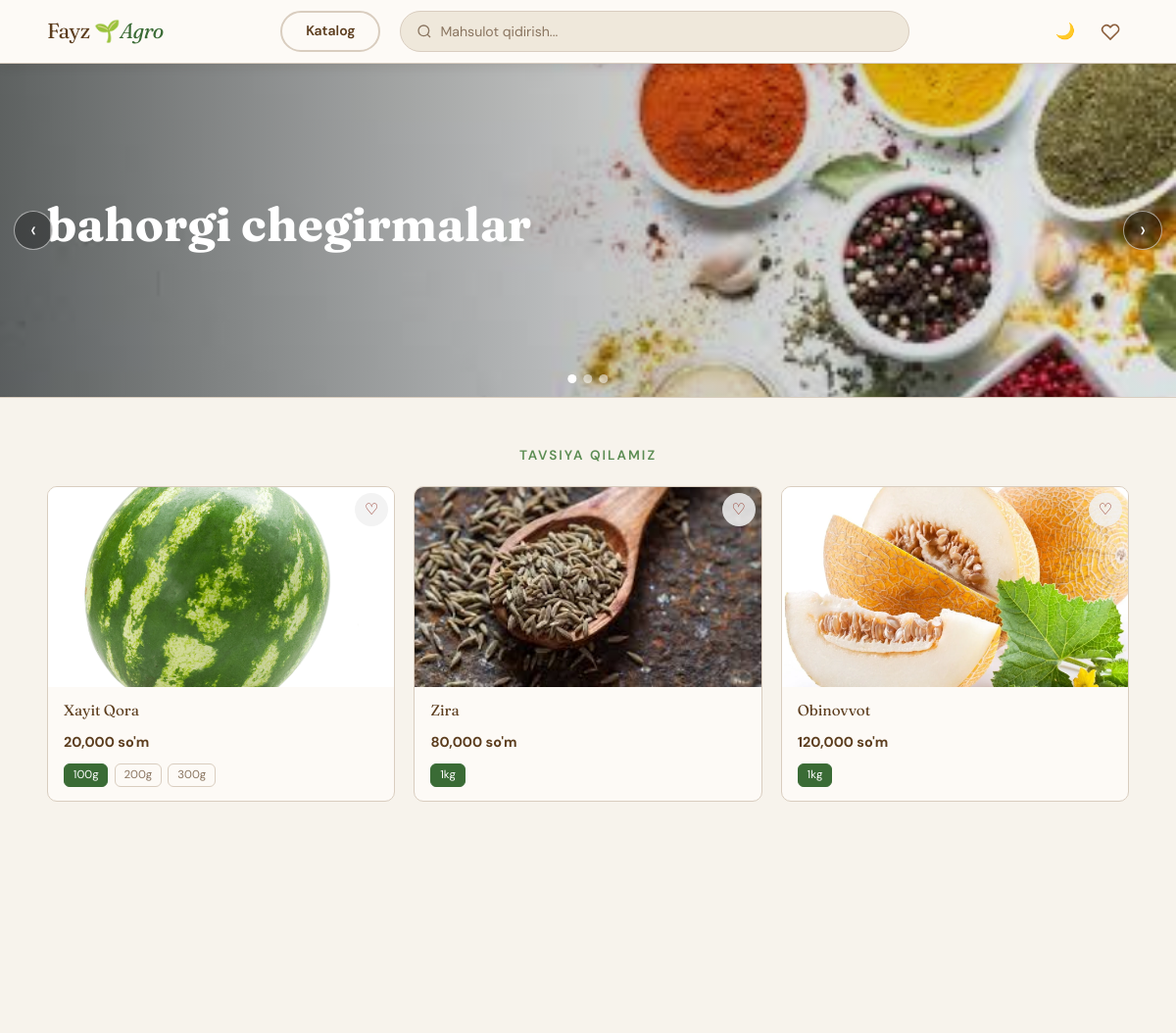
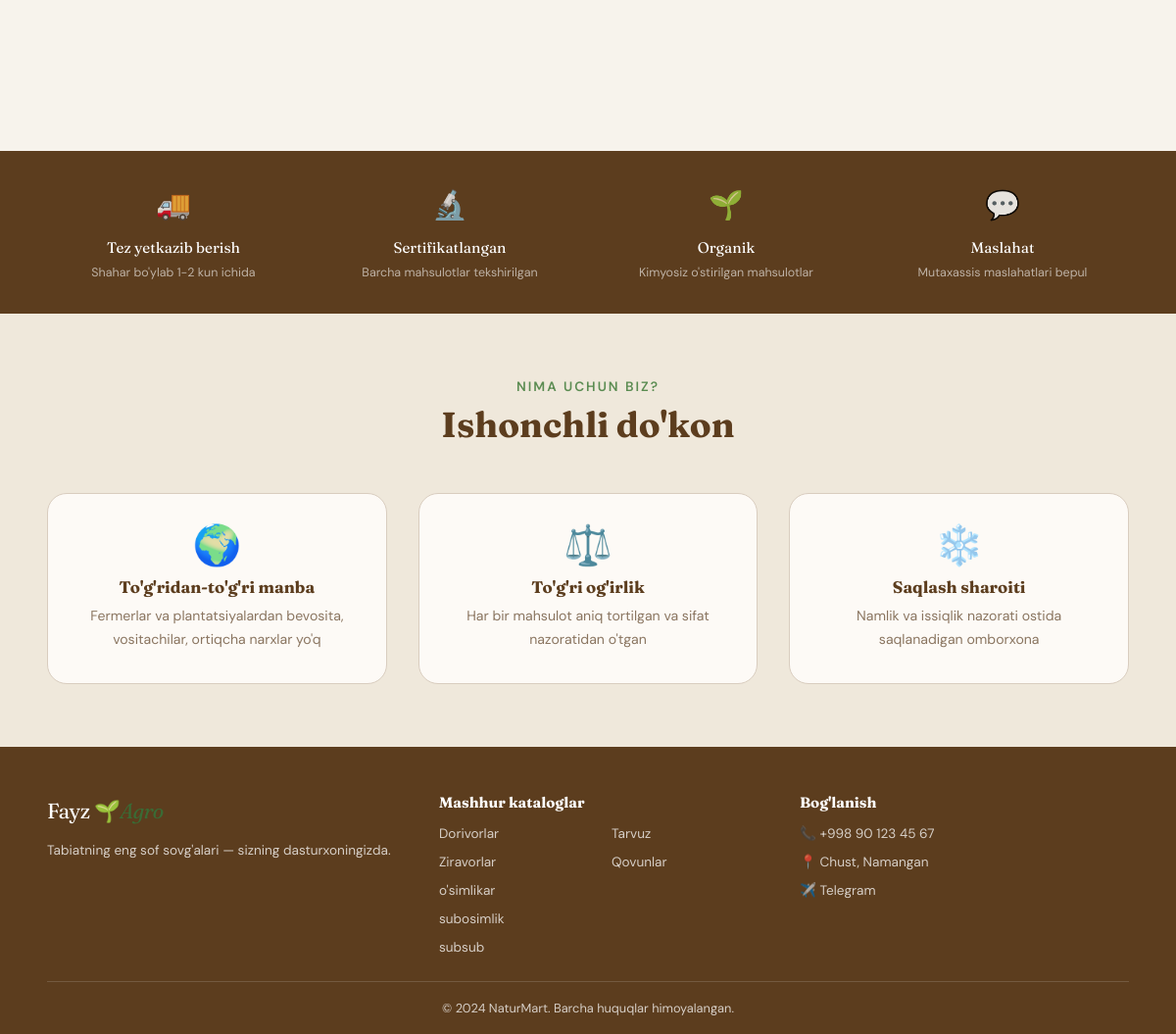
The page / on the database its author committed (2 pictures, top to bottom).
### tables this page shows
CREATE TABLE banners (
                id INTEGER PRIMARY KEY AUTOINCREMENT,
                title TEXT NOT NULL,
                subtitle TEXT,
                image_path TEXT NOT NULL,
                button_text TEXT,
                button_link TEXT,
                sort_order INTEGER DEFAULT 0,
                is_active INTEGER DEFAULT 1,
                created_at TEXT DEFAULT (datetime('now'))
            , collection_id INTEGER);

CREATE TABLE product_images (
                id INTEGER PRIMARY KEY AUTOINCREMENT,
                product_id INTEGER NOT NULL,
                image_path TEXT NOT NULL,
                is_primary INTEGER DEFAULT 0,
                order_index INTEGER DEFAULT 0,
                FOREIGN KEY (product_id) REFERENCES product(id) ON DELETE CASCADE
            );

CREATE TABLE product (
                id INTEGER PRIMARY KEY AUTOINCREMENT,
                name TEXT NOT NULL,
                slug TEXT UNIQUE NOT NULL,
                category_id INTEGER,
                description TEXT,
                origin TEXT,
                benefits TEXT,
                usage_tips TEXT,
                price REAL NOT NULL DEFAULT 0,
                old_price REAL,
                image TEXT,
                is_featured INTEGER DEFAULT 0,
                is_active INTEGER DEFAULT 1,
                is_organic INTEGER DEFAULT 0,
                stock INTEGER DEFAULT 100,
                created_at TEXT DEFAULT (datetime('now')), unit_type TEXT DEFAULT 'dona', min_amount REAL DEFAULT 1, view_count INTEGER DEFAULT 0, cart_add_count INTEGER DEFAULT 0,
                FOREIGN KEY (category_id) REFERENCES category(id) ON DELETE SET NULL
            );

CREATE TABLE product_variants (
                id INTEGER PRIMARY KEY AUTOINCREMENT,
                product_id INTEGER NOT NULL,
                label TEXT NOT NULL,
                price REAL NOT NULL, old_price REAL, stock INTEGER DEFAULT 100, min_amount REAL DEFAULT 1, promo_end_date TEXT, promo_start_at TEXT, promo_end_at TEXT, scheduled_price REAL,
                FOREIGN KEY (product_id) REFERENCES product(id) ON DELETE CASCADE
            );

CREATE TABLE category (
                id INTEGER PRIMARY KEY AUTOINCREMENT,
                name TEXT NOT NULL,
                slug TEXT UNIQUE NOT NULL,
                icon TEXT DEFAULT '🌿',
                type TEXT DEFAULT 'ziravod',
                description TEXT,
                sort_order INTEGER DEFAULT 0
            , parent_id INTEGER, is_type INTEGER DEFAULT 0);

CREATE TABLE site_settings (
                key TEXT PRIMARY KEY,
                value TEXT NOT NULL DEFAULT ''
            );

### app/routes/main.py (the view)
@main.route('/')
def index():
    db = get_db()
    banners = db.execute(
        'SELECT b.*, c.slug as collection_slug FROM banners b '
        'LEFT JOIN collections c ON c.id=b.collection_id '
        'WHERE b.is_active=1 ORDER BY b.sort_order, b.id DESC'
    ).fetchall()
    featured = db.execute(
        'SELECT p.*, c.name as cat_name, c.icon as cat_icon FROM product p '
        'LEFT JOIN category c ON c.id=p.category_id '
        'WHERE p.is_active=1 AND COALESCE(p.is_featured, 0)=1 '
        'ORDER BY COALESCE(p.cart_add_count, 0) DESC, COALESCE(p.view_count, 0) DESC, p.id DESC LIMIT 8'
    ).fetchall()
    featured_with_variants = []
    for p in featured:
        variants = db.execute('SELECT * FROM product_variants WHERE product_id=? ORDER BY id', (p['id'],)).fetchall()
        primary_img = db.execute('SELECT image_path FROM product_images WHERE product_id=? ORDER BY is_primary DESC, order_index, id LIMIT 1', (p['id'],)).fetchone()
        row = dict(p)
        row['variants'] = [dict(v) for v in variants]
        row['primary_image'] = primary_img['image_path'] if primary_img else row['image']
        featured_with_variants.append(row)
    new_arrivals = db.execute(
        'SELECT p.*, c.name as cat_name FROM product p LEFT JOIN category c ON c.id=p.category_id '
        'WHERE p.is_active=1 ORDER BY p.created_at DESC LIMIT 4'
    ).fetchall()
    return render_template('index.html',
        banners=banners,
        featured=featured_with_variants,
        new_arrivals=new_arrivals
    )

### app/__init__.py (called while the page is built)
def get_db():
    if 'db' not in g:
        g.db = sqlite3.connect(DATABASE, detect_types=sqlite3.PARSE_DECLTYPES)
        g.db.row_factory = sqlite3.Row
        g.db.execute('PRAGMA foreign_keys = ON')
    return g.db

### app/templates/index.html (shortened to what this page needs)
{% extends 'base.html' %}
{% block content %}
{% if banners %}
<section class="home-banner" id="homeBanner">
  <div class="home-banner-track" id="homeBannerTrack">
    {% for b in banners %}
    {% set link = (url_for('main.catalog', collection=b['collection_slug']) if b['collection_slug'] else (b['button_link'] if b['button_link'] else url_for('main.catalog'))) %}
    {% set is_external = link.startswith('http://') or link.startswith('https://') %}
    <a href="{{ link }}"
       class="home-banner-slide{% if loop.first %} active{% endif %}"
       {% if is_external %}target="_blank" rel="noopener"{% endif %}>
      <img src="{{ url_for('static', filename='img/banners/' + b['image_path']) }}" alt="{{ b['title'] }}" class="home-banner-image">
      <div class="home-banner-overlay"></div>
      <div class="home-banner-content container">
        <h2 class="home-banner-title">{{ b['title'] }}</h2>
      </div>
    </a>
    {% endfor %}
  </div>
  {% if banners|length > 1 %}
  <button class="home-banner-nav home-banner-prev" type="button" data-banner-action="prev" aria-label="Oldingi banner">‹</button>
  <button class="home-banner-nav home-banner-next" type="button" data-banner-action="next" aria-label="Keyingi banner">›</button>
  <div class="home-banner-dots">
    {% for _ in banners %}
    <button type="button" class="home-banner-dot{% if loop.first %} active{% endif %}" data-banner-dot="{{ loop.index0 }}" aria-label="Banner {{ loop.index }}"></button>
    {% endfor %}
  </div>
  {% endif %}
</section>
{% endif %}
{% if featured %}
<section class="section">
  <div class="section-header" style="display:flex; justify-content:center">
    <div class="sec-tag">Tavsiya qilamiz</div>
  </div>
  <div class="products-grid">
    {% for p in featured %}
    {% set first_variant = p['variants'][0] if p['variants'] else None %}
    {% set initial_price = first_variant['price'] if first_variant else p['price'] %}
    {% set initial_old = (first_variant['old_price'] if first_variant and first_variant['old_price'] else p['old_price']) %}
    {% set initial_key = (p['id'] ~ '') %}
    <div class="pcard reveal">
      <a href="{{ url_for('main.product_detail', slug=p['slug']) }}" class="pcard-link">
        <div class="pcard-img">
          {% if p.get('primary_image') or p['image'] %}
          <img src="{{ url_for('static', filename='img/products/'+(p.get('primary_image') or p['image'])) }}" alt="{{ p['name'] }}">
          {% else %}{{ p['cat_icon'] or '🌿' }}{% endif %}
        </div>
        <div class="pcard-body">
          <div class="pcard-name">{{ p['name'] }}</div>
        </div>
      </a>
      <button class="pcard-favorite favorite-btn{% if initial_key in favorite_keys %} active{% endif %}"
              type="button"
              onclick="addToFavorites({{ p['id'] }}, null, this)"
              aria-label="{% if initial_key in favorite_keys %}Sevimlida{% else %}Sevimliga qo'shish{% endif %}">
        {% if initial_key in favorite_keys %}❤{% else %}♡{% endif %}
      </button>
      <div class="pcard-bottom">
        <div class="pcard-price" id="price-{{ p['id'] }}">{{ "{:,.0f}".format(initial_price) }} so'm</div>
        {% if p['variants'] %}
        <div class="pcard-variants">
          {% for v in p['variants'] %}
          <button class="pcard-vbtn{% if loop.first %} active{% endif %}"
                  data-price="{{ v['price'] }}"
                  data-pid="{{ p['id'] }}"
                  data-vid="{{ v['id'] }}"
                  data-old-price="{{ v['old_price'] if v['old_price'] else (p['old_price'] if p['old_price'] else '') }}"
                  onclick="selectVariant(this)">{{ v['label'] }}</button>
          {% endfor %}
        </div>
        {% endif %}
      </div>
    </div>
    {% endfor %}
  </div>
</section>
{% endif %}
<div class="features-bar">
  <div class="features-inner">
    <div class="feat-item"><div class="feat-icon">🚚</div><div class="feat-title">Tez yetkazib berish</div><div class="feat-desc">Shahar bo'ylab 1-2 kun ichida</div></div>
    <div class="feat-item"><div class="feat-icon">🔬</div><div class="feat-title">Sertifikatlangan</div><div class="feat-desc">Barcha mahsulotlar tekshirilgan</div></div>
    <div class="feat-item"><div class="feat-icon">🌱</div><div class="feat-title">Organik</div><div class="feat-desc">Kimyosiz o'stirilgan mahsulotlar</div></div>
    <div class="feat-item"><div class="feat-icon">💬</div><div class="feat-title">Maslahat</div><div class="feat-desc">Mutaxassis maslahatlari bepul</div></div>
  </div>
</div>
<section class="why-section">
  <div class="container">
    <div class="why-heading">
      <div class="sec-tag">Nima uchun biz?</div>
      <h2 class="sec-title">Ishonchli do'kon</h2>
    </div>
    <div class="why-grid">
      <div class="why-card">
        <div class="why-card-icon">🌍</div>
        <h3 class="why-card-title">To'g'ridan-to'g'ri manba</h3>
        <p class="why-card-text">Fermerlar va plantatsiyalardan bevosita, vositachilar, ortiqcha narxlar yo'q</p>
      </div>
      <div class="why-card">
        <div class="why-card-icon">⚖️</div>
        <h3 class="why-card-title">To'g'ri og'irlik</h3>
        <p class="why-card-text">Har bir mahsulot aniq tortilgan va sifat nazoratidan o'tgan</p>
      </div>
      <div class="why-card">
        <div class="why-card-icon">❄️</div>
        <h3 class="why-card-title">Saqlash sharoiti</h3>
        <p class="why-card-text">Namlik va issiqlik nazorati ostida saqlanadigan omborxona</p>
      </div>
    </div>
  </div>
</section>
{% endblock %}

### app/templates/base.html (shortened to what this page needs)
<!DOCTYPE html>
<html lang="uz">
<head>
<link rel="stylesheet" href="{{ url_for('static', filename='css/main.css') }}">
</head>
<body>
<nav class="navbar">
  <div class="nav-inner">
    <a href="{{ url_for('main.index') }}" class="logo">
      <span class="logo-text">Fayz 🌱<em>Agro</em></span>
    </a>
    <div style="display: flex; gap:20px; width:60%">
      <a href="{{ url_for('main.catalog') }}" class="btn btn-outline nav-catalog-btn" style="padding: 0.45rem 1.5rem;">Katalog</a>
      <form class="nav-search" action="{{ url_for('main.catalog') }}" method="GET">
        <svg width="16" height="16" viewBox="0 0 24 24" fill="none" stroke="currentColor" stroke-width="2"><circle cx="11" cy="11" r="8"/><path d="m21 21-4.35-4.35"/></svg>
        <input name="q" placeholder="Mahsulot qidirish..." value="{{ request.args.get('q','') }}" autocomplete="off">
      </form>
    </div>
    <div class="nav-right">
      <button type="button" class="nav-icon theme-toggle" id="themeToggle" aria-label="Dark mode yoqish" title="Dark mode">
        <span class="theme-icon" aria-hidden="true">🌙</span>
      </button>
      <a href="{{ url_for('main.favorites') }}" class="nav-icon favorite-icon" title="Sevimlilar">
        <svg width="20" height="20" viewBox="0 0 24 24" fill="none" stroke="currentColor" stroke-width="2">
          <path d="M20.8 5.6a5.2 5.2 0 0 0-7.3 0L12 7.1l-1.5-1.5a5.2 5.2 0 0 0-7.3 7.3L12 21.6l8.8-8.7a5.2 5.2 0 0 0 0-7.3z"/>
        </svg>
      </a>
    </div>
  </div>
</nav>
<main>
{% block content %}{% endblock %}
</main>
<footer class="footer">
  <div class="footer-inner">
    <div class="footer-brand">
      <a href="{{ url_for('main.index') }}" class="logo">
        <span class="logo-text">Fayz 🌱<em>Agro</em></span>
      </a>
      <p>Tabiatning eng sof sovg'alari — sizning dasturxoningizda.</p>
    </div>
    <div class="footer-links">
      <div>
        <h4>Mashhur kataloglar</h4>
        <div class="footer-cats-grid">
          <div class="footer-cat-col">
            {% for cat in footer_top_ziravod %}
            <a href="{{ url_for('main.catalog', kategoriya=cat['slug']) }}">{{ cat['icon'] }} {{ cat['name'] }}</a>
            {% else %}
            <span class="footer-cat-empty">Kategoriya yo'q</span>
            {% endfor %}
          </div>
          <div class="footer-cat-col">
            {% for cat in footer_top_urug %}
            <a href="{{ url_for('main.catalog', kategoriya=cat['slug']) }}">{{ cat['icon'] }} {{ cat['name'] }}</a>
            {% else %}
            <span class="footer-cat-empty">Kategoriya yo'q</span>
            {% endfor %}
          </div>
        </div>
      </div>
      <div>
        <h4>Bog'lanish</h4>
        <a href="tel:{{ contact_settings['contact_phone_raw'] }}">{{ contact_settings['contact_phone_display'] or contact_settings['contact_phone_raw'] }}</a>
        {% if contact_settings['contact_location_url'] %}
          <a href="{{ contact_settings['contact_location_url'] }}" target="_blank" rel="noopener">{{ contact_settings['contact_location_label'] or 'Manzil' }}</a>
        {% endif %}
        {% if contact_settings['contact_telegram_url'] %}
          <a href="{{ contact_settings['contact_telegram_url'] }}" target="_blank" rel="noopener">{{ contact_settings['contact_telegram_label'] or 'Telegram' }}</a>
        {% endif %}
      </div>
    </div>
  </div>
  <div class="footer-bottom">© 2024 NaturMart. Barcha huquqlar himoyalangan.</div>
</footer>
</body>
</html>

### rows shown on the page
banners: image_path (picture), title "bahorgi chegirmalar"
product_images: image_path (picture)
product: name "Xayit Qora"
product_variants: price "20,000", label "100g"
product_variants: label "200g"
product_variants: label "300g"
product_images: image_path (picture)
product: name "Zira"
product_variants: price "80,000", label "1kg"
product_images: image_path (picture)
product: name "Obinovvot"
product_variants: price "120,000", label "1kg"
category: name "Dorivorlar"
category: name "Ziravorlar"
category: name "o'simlikar"
category: name "subosimlik"
category: name "subsub"
category: name "Tarvuz"
category: name "Qovunlar"
site_settings: value "📞 +998 90 123 45 67"
site_settings: value "📍 Chust, Namangan"
site_settings: value "✈️ Telegram"
